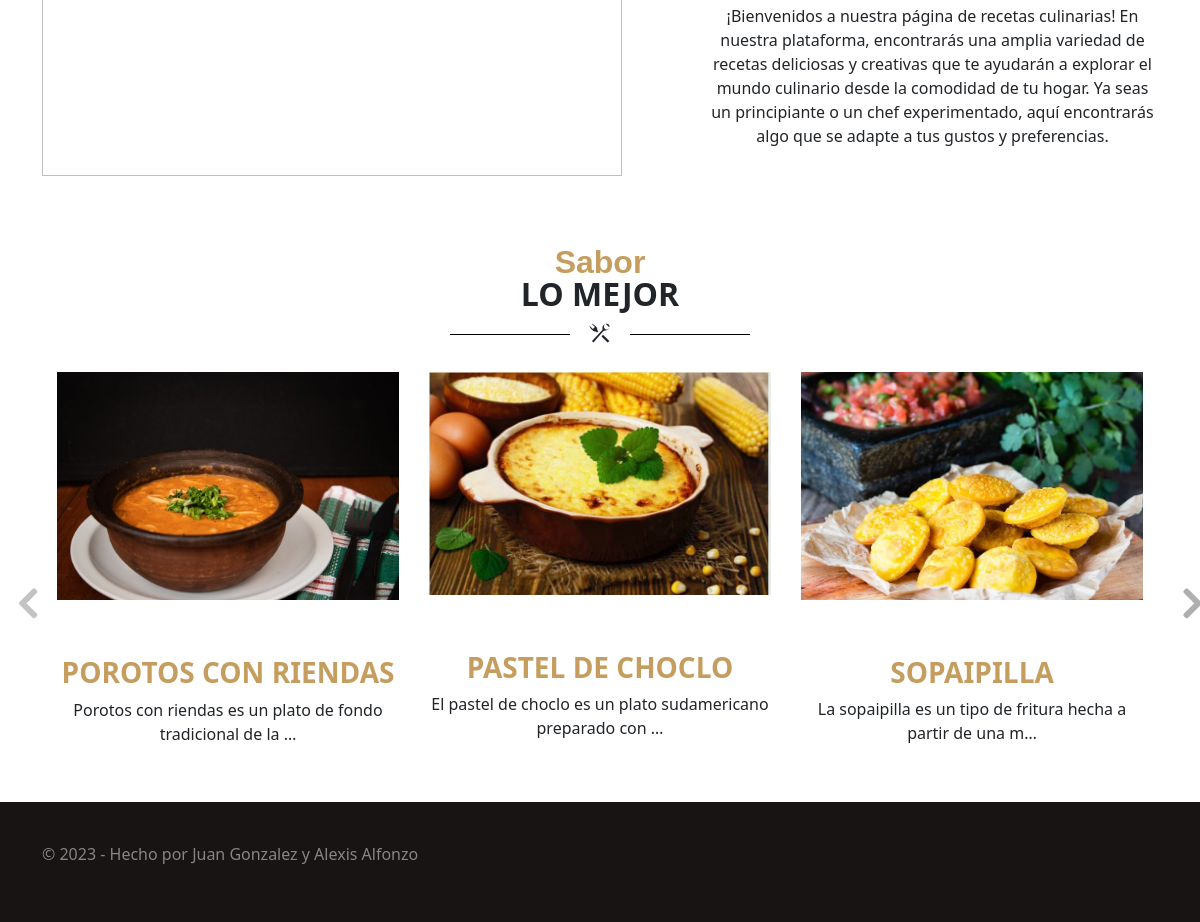
The app's page / (lower part), older data.
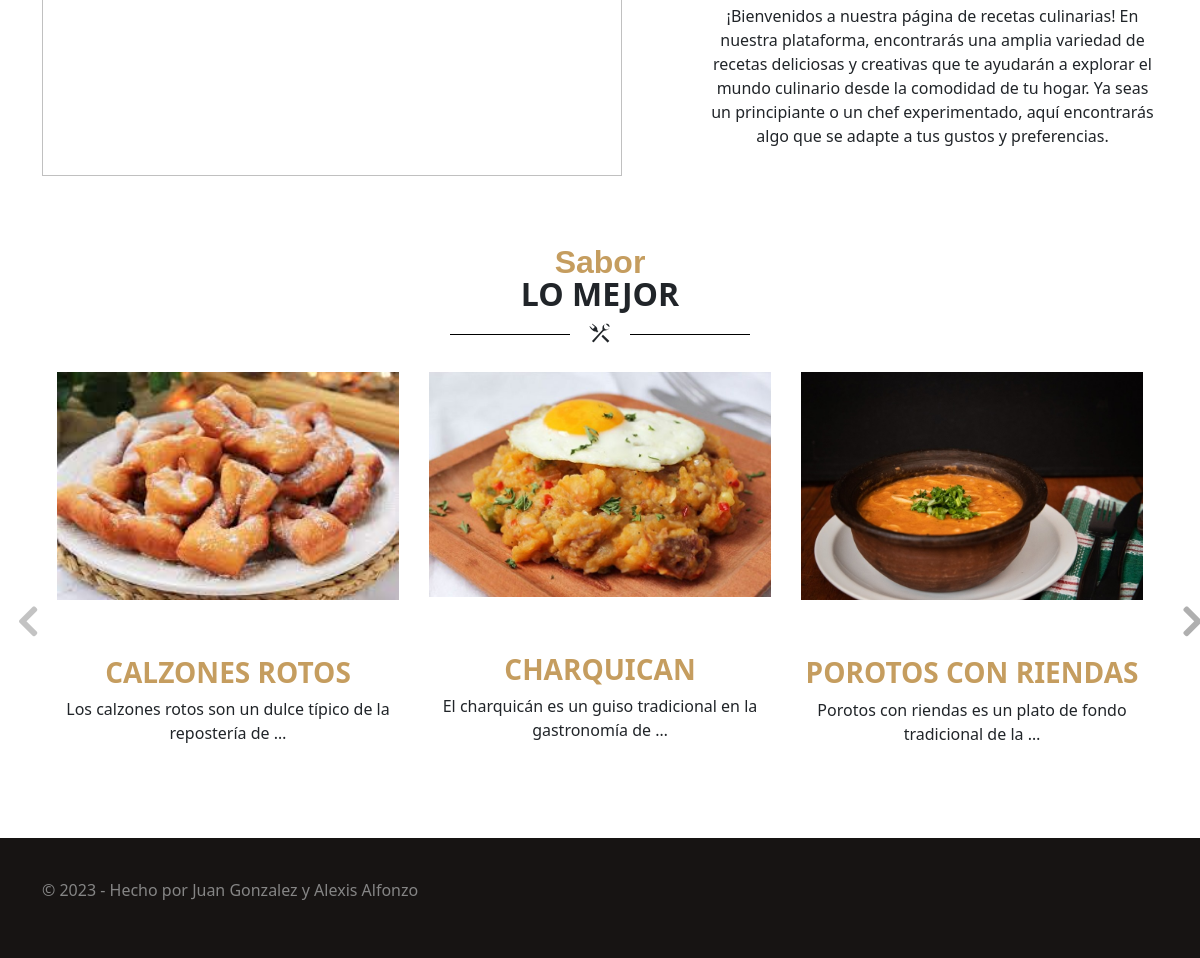
The same page, newer data.
### recetas/models.py (models this page shows, shortened)
class Receta(models.Model):
    nombre = models.CharField(max_length=150, verbose_name='Nombre de receta')
    descripcion = models.CharField(max_length=500, verbose_name='Descripción')
    preparacion = RichTextField(verbose_name='Modo de Preparación')
    imagen = models.ImageField(upload_to='recetas', verbose_name='Imagen')
    ingredientes = models.ManyToManyField(Ingrediente)
    class Meta:
        verbose_name = 'Receta'
        verbose_name_plural = 'Recetas'
        ordering = ['nombre']
        db_table = 'recetas'

### recetas/views.py (the view)
# urls.py: path('', index, name='index'),
def index(request):
    titulo = 'Home'
    recetas = Receta.objects.order_by('-id')[:5]
    context = {'titulo': titulo, 'recetas': recetas}
    return render(request, 'recetas/index.html', context)

### recetas/templates/recetas/index.html (shortened to what this page needs)
{% extends 'recetas/base.html' %}
{% load static %}
{% block content %}
<section class="company-intro pt-60">
    <div class="container">
        <div class="row">
            <div class="section-image col-md-7">
                <img src="{% static 'images/food1.jpg' %}" class="introImg">
            </div>
            <div class="text-content text-center heading dark col-md-5">
                <p>
                    ¡Bienvenidos a nuestra página de recetas culinarias!
                    En nuestra plataforma, encontrarás una amplia variedad de recetas deliciosas y creativas que te
                    ayudarán a explorar el mundo culinario desde la comodidad de tu hogar. Ya seas un principiante o un
                    chef experimentado, aquí encontrarás algo que se adapte a tus gustos y preferencias.</p>
            </div>
        </div>
</section>
<section class="text-center featured-food-wrap heading">
    <div class="container">
        <h2 class="section-title"><strong>Sabor</strong>lo mejor</h2>
        <div class="divider dark mb-4">
            <div class="icon-wrap">
                <i class="icon icon-spoon"></i>
            </div>
        </div>
        <div class="box-wrap slider">
            {% for receta in recetas %}
            <div class="col-md-4 row-cols-sm-1 box">
                <figure>
                    <a href="{% url 'receta' receta.id %}">
                        <img src="{{receta.imagen.url}}">
                    </a>
                </figure>
                <div class="text-content text-align ">
                    <div class="content">
                        <h3><a href="{% url 'receta' receta.id %}">{{receta.nombre}}</a></h3>
                        <p>{{receta.descripcion | truncatechars:60}}</p>
                    </div>
                </div>
            </div>
            {% endfor %}
        </div>
    </div>
</section>
{% endblock %}

Row changes from the older to the newer data that the page shows:
no longer on this page (row unchanged): Receta: imagen (picture), nombre "PASTEL DE CHOCLO", descripcion "El pastel de choclo es un plato sudamericano preparado con …"
no longer on this page (row unchanged): Receta: imagen (picture), nombre "SOPAIPILLA", descripcion "La sopaipilla es un tipo de fritura hecha a partir de una m…"
added Receta: imagen (picture), nombre "CALZONES ROTOS", descripcion "Los calzones rotos son un dulce típico de la repostería de …"
now on this page (row unchanged): Receta: imagen (picture), nombre "CHARQUICAN", descripcion "El charquicán es un guiso tradicional en la gastronomía de …"
